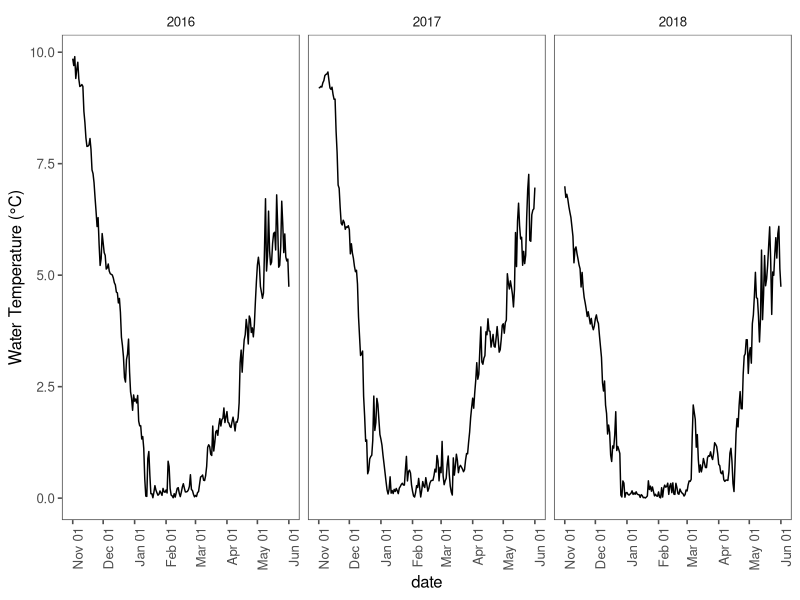

Here is the R script that generated this plot: (Note: this script raises an error after producing the figure.)
#### CLEAR THE ENVIRONMENT FIRST ---------------------------------------------

rm(list = ls(all.names = TRUE))


#### LOAD PACKAGES -----------------------------------------------------------

library(ggplot2)
library(lubridate)
library(ggthemes)
library(dplyr)
library(readxl)
library(gridExtra)
library(grid)
library(cowplot)


#### LOAD TEMPERATURE DATA -----------------------------------------------------------------------

temp.1 <- read_excel("data/lake-superior-apostle-islands/lake-superior-apostle-islands-temperature.xlsx", sheet = "2016")
temp.2 <- read_excel("data/lake-superior-apostle-islands/lake-superior-apostle-islands-temperature.xlsx", sheet = "2017")
temp.3 <- read_excel("data/lake-superior-apostle-islands/lake-superior-apostle-islands-temperature.xlsx", sheet = "2018")

temp.all <- bind_rows(temp.1, temp.2, temp.3)
rm(temp.1, temp.2, temp.3)

## 
ggplot(temp.all, aes(x = date, y = temp.c)) + 
  geom_line() + theme_few() + 
  ylab('Water Temperature (°C)') + 
  scale_x_datetime(date_breaks = "1 month", date_labels =  "%b %d") + 
  theme(axis.text.x = element_text(angle = 90, hjust = 1))  + 
  facet_wrap(~year, scales = "free_x")


#### CALCULATE MEAN SPAWNING DATE ----------------------------------------------------------------

mu.spawn <- temp.all %>% group_by(year) %>% 
  filter(spawning == "y") %>% 
  summarize(mu.spawn = as.Date(mean(date), format = "%Y-%m-%d")) %>% 
  left_join(., temp.all, by = c("mu.spawn" = "date", "year")) %>% 
  select(year, mu.spawn, temp.spawn = temp.c)


#### CALCULATE MEAN HATCHING DATE ----------------------------------------------------------------

mu.hatch <- temp.all %>% group_by(year) %>% 
  filter(hatching == "y") %>% 
  summarize(mu.hatch = as.Date(mean(date), format = "%Y-%m-%d")) %>% 
  left_join(., temp.all, by = c("mu.hatch" = "date", "year")) %>% 
  select(year, mu.hatch, temp.hatch = temp.c)


## Filter temp profiles by start and end dates

temp.filter <- left_join(mu.spawn, mu.hatch) %>% 
  left_join(temp.all, .) %>% 
  group_by(year) %>% 
  filter(date >= mu.spawn, date <= mu.hatch) %>% 
  mutate(ADD = cumsum(temp.c))

temp.ADD <- temp.filter %>% group_by(year) %>% 
  filter(ADD == max(ADD))

#### XXXXXXXXX -----------------------
## Polynomial: y = a + bx + cx^2
## Semilog: log10(y) = log10(a) + log10(b)x + log10(c)x^2
## Antilog: 10^(log(y))

## Colby and Brooke
model.CB <- read_excel("data/model-structural-parameters.xlsx", sheet = "coefs") %>% 
  filter(lake == "Pickeral Lake")

## Take antilog from daily semilog output, accumulate across days
model.CB.perc <- temp.all %>% left_join(mu.spawn) %>% 
  group_by(year) %>% 
  filter(date >= mu.spawn) %>% 
  mutate(perc.day = (10^(model.CB$a + model.CB$b * temp.c + model.CB$c * temp.c^2))*100,
         perc.cum = cumsum(perc.day)) %>% 
  filter(perc.cum <= 100) %>%
  mutate(ADD = cumsum(temp.c))

model.CB.perc.max <- model.CB.perc %>% group_by(year) %>% 
  filter(perc.cum == max(perc.cum)) %>% 
  select(date, year, temp.c, ADD) %>% 
  mutate(model = "CB")


## Stewart et al. 2021
model.superior <- read_excel("data/model-structural-parameters.xlsx", sheet = "coefs") %>% 
  filter(lake == "Lake Superior")

## Take antilog from daily semilog output, accumulate across days
model.ST.perc <- temp.all %>% left_join(mu.spawn) %>% 
  group_by(year) %>% 
  filter(date >= mu.spawn) %>% 
  mutate(perc.day = (10^(model.superior$a + model.superior$b * temp.c + model.superior$c * temp.c^2))*100,
         perc.cum = cumsum(perc.day),) %>% 
  filter(perc.cum <= 100) %>%
  mutate(ADD = cumsum(temp.c))

model.ST.perc.max <- model.ST.perc %>% group_by(year) %>% 
  filter(perc.cum == max(perc.cum)) %>% 
  select(date, year, temp.c, ADD) %>% 
  mutate(model = "ST")


#### COMBINE ALL MODEL HATCHING ESTIMATES --------------------------------------------------------

model.hatching.all <- mu.hatch %>% 
  rename(date = "mu.hatch", temp.c = "temp.hatch") %>% 
  left_join(temp.filter) %>% 
  select(date, year, temp.c, ADD) %>% 
  mutate(model = "EP") %>% 
  bind_rows(., model.CB.perc.max, model.ST.perc.max) %>% 
  mutate(model = factor(model, ordered = TRUE, levels = c("EP", "ST", "CB")),
         jday = yday(date))


#### VISUALIZATIONS ------------------------------------------------------------------------------


ggplot(temp.all, aes(x = date, y = temp.c)) + 
  geom_line(size = 0.8) +
  geom_vline(data = mu.spawn, aes(xintercept = as.POSIXct(mu.spawn)), color = "gray25", linetype = "dashed", show.legend = FALSE) +
  geom_point(data = model.hatching.all, aes(x = as.POSIXct(date), y = temp.c, fill = model, shape = model), size = 3) +
  scale_shape_manual("", values = c(21, 22, 23),
                    labels = c("Empirical Hatching  ", "Stewart et al., 2021  ", "Colby & Brooke, 1973")) +
  scale_fill_manual("", values = c("lightsalmon", "cornflowerblue", "forestgreen"),
                    labels = c("Empirical Hatching  ", "Stewart et al., 2021  ", "Colby & Brooke, 1973")) +
  scale_x_datetime(date_breaks = "1 month", date_labels =  "%b %d") + 
  labs(y = "Water Temperature (°C)") + 
  theme_few() + 
  theme(axis.text.x = element_text(angle = 45, hjust = 1),
        axis.text = element_text(size = 12),
        axis.title.y = element_text(size = 15),
        axis.title.x = element_blank(),
        legend.position = "top", 
        legend.text = element_text(size = 15),
        strip.text = element_text(size = 12),
        panel.spacing = unit(1, "lines")) + 
  facet_wrap(~year, scales = "free_x")

ggsave("figures/LakeSuperior-APIS-ModelComparison.png", height = 6.5, width = 14, dpi = 300)


plot.add <- ggplot(model.hatching.all, aes(x = factor(year), y = ADD, group = model)) +
  geom_point(aes(fill = model, shape = model), size = 3) + 
  scale_shape_manual("", values = c(21, 22, 23),
                     labels = c("Empirical Hatching  ", "Stewart et al., 2021  ", "Colby & Brooke, 1973")) +
  scale_fill_manual("", values = c("lightsalmon", "cornflowerblue", "forestgreen"),
                    labels = c("Empirical Hatching  ", "Stewart et al., 2021  ", "Colby & Brooke, 1973")) +
  labs(y = "Degree-days") +
  theme_few() + 
  theme(axis.text.x = element_text(angle = 45, hjust = 1),
        axis.text = element_text(size = 12),
        axis.title.y = element_text(size = 15),
        axis.title.x = element_blank(),
        legend.position = "top", 
        legend.text = element_text(size = 15),
        strip.text = element_text(size = 12),
        panel.spacing = unit(1, "lines"))

plot.date <- ggplot(model.hatching.all, aes(x = factor(year), y = jday, group = model)) +
  geom_point(aes(fill = model, shape = model), size = 3) + 
  scale_shape_manual("", values = c(21, 22, 23),
                     labels = c("Empirical Hatching  ", "Stewart et al., 2021  ", "Colby & Brooke, 1973")) +
  scale_fill_manual("", values = c("lightsalmon", "cornflowerblue", "forestgreen"),
                    labels = c("Empirical Hatching  ", "Stewart et al., 2021  ", "Colby & Brooke, 1973")) +
  labs(y = "Julian Date") +
  theme_few() + 
  theme(axis.text.x = element_text(angle = 45, hjust = 1),
        axis.text = element_text(size = 12),
        axis.title.y = element_text(size = 15),
        axis.title.x = element_blank(),
        legend.position = "top", 
        legend.text = element_text(size = 15),
        strip.text = element_text(size = 12),
        panel.spacing = unit(1, "lines"))

## Combine all figures
plot.all <- grid.arrange(
  arrangeGrob(get_legend(plot.add),
              nrow = 1,
              ncol = 1),
  arrangeGrob(
    arrangeGrob(plot.add + theme(legend.position = "none", axis.title.x = element_blank()),
                nrow = 1),
    arrangeGrob(plot.date + theme(legend.position = "none", axis.title.x = element_blank()), 
                nrow = 1),
    ncol = 2,
    widths = c(1, 1)
  ),
  heights = c(0.05, 1.0)
)

ggsave("figures/LakeSuperior-APIS-ADD-Jday.png", plot = plot.all, width = 8, height = 5, dpi = 300)

